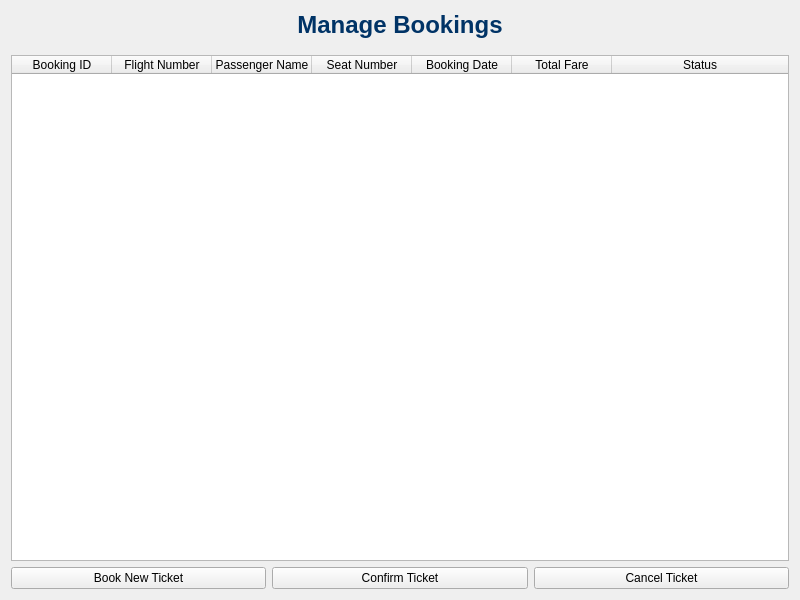
<?xml version="1.0" encoding="UTF-8"?>
<ui version="4.0">
 <class>ManageBookingsView</class>
 <widget class="QWidget" name="ManageBookingsView">
  <property name="geometry">
   <rect>
    <x>0</x>
    <y>0</y>
    <width>800</width>
    <height>600</height>
   </rect>
  </property>
  <property name="windowTitle">
   <string>Manage Bookings</string>
  </property>
  <layout class="QVBoxLayout" name="verticalLayout">
   <item>
    <widget class="QLabel" name="label">
     <property name="styleSheet">
      <string notr="true">font-size: 24px; font-weight: bold; color: #003366; padding-bottom: 10px;</string>
     </property>
     <property name="text">
      <string>Manage Bookings</string>
     </property>
     <property name="alignment">
      <set>Qt::AlignCenter</set>
     </property>
    </widget>
   </item>
   <item>
    <widget class="QTableWidget" name="bookingsTableWidget">
     <property name="alternatingRowColors">
      <bool>true</bool>
     </property>
     <property name="selectionBehavior">
      <enum>QAbstractItemView::SelectRows</enum>
     </property>
     <property name="selectionMode">
      <enum>QAbstractItemView::SingleSelection</enum>
     </property>
     <property name="editTriggers">
      <set>QAbstractItemView::NoEditTriggers</set>
     </property>
     <attribute name="horizontalHeaderStretchLastSection">
      <bool>true</bool>
     </attribute>
     <column>
      <property name="text">
       <string>Booking ID</string>
      </property>
     </column>
     <column>
      <property name="text">
       <string>Flight Number</string>
      </property>
     </column>
     <column>
      <property name="text">
       <string>Passenger Name</string>
      </property>
     </column>
     <column>
      <property name="text">
       <string>Seat Number</string>
      </property>
     </column>
     <column>
      <property name="text">
       <string>Booking Date</string>
      </property>
     </column>
     <column>
      <property name="text">
       <string>Total Fare</string>
      </property>
     </column>
     <column>
      <property name="text">
       <string>Status</string>
      </property>
     </column>
    </widget>
   </item>
   <item>
    <layout class="QHBoxLayout" name="horizontalLayout">
     <item>
      <widget class="QPushButton" name="bookTicketButton">
       <property name="text">
        <string>Book New Ticket</string>
       </property>
      </widget>
     </item>
     <item>
      <widget class="QPushButton" name="confirmTicketButton">
       <property name="text">
        <string>Confirm Ticket</string>
       </property>
      </widget>
     </item>
     <item>
      <widget class="QPushButton" name="cancelTicketButton">
       <property name="text">
        <string>Cancel Ticket</string>
       </property>
      </widget>
     </item>
    </layout>
   </item>
  </layout>
 </widget>
 <resources/>
 <connections/>
</ui>
